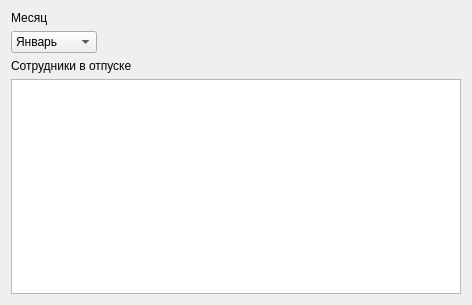
<?xml version="1.0" encoding="UTF-8"?>
<ui version="4.0">
 <class>Report5</class>
 <widget class="QWidget" name="Report5">
  <property name="geometry">
   <rect>
    <x>0</x>
    <y>0</y>
    <width>472</width>
    <height>305</height>
   </rect>
  </property>
  <property name="windowTitle">
   <string>Сотрудники в отпуске</string>
  </property>
  <layout class="QFormLayout" name="formLayout">
   <item row="0" column="0">
    <widget class="QLabel" name="label_2">
     <property name="text">
      <string>Месяц</string>
     </property>
    </widget>
   </item>
   <item row="2" column="0">
    <widget class="QLabel" name="label">
     <property name="text">
      <string>Сотрудники в отпуске</string>
     </property>
    </widget>
   </item>
   <item row="1" column="0">
    <widget class="QComboBox" name="mounth">
     <item>
      <property name="text">
       <string>Январь</string>
      </property>
     </item>
     <item>
      <property name="text">
       <string>Февраль</string>
      </property>
     </item>
     <item>
      <property name="text">
       <string>Март</string>
      </property>
     </item>
     <item>
      <property name="text">
       <string>Апрель</string>
      </property>
     </item>
     <item>
      <property name="text">
       <string>Май</string>
      </property>
     </item>
     <item>
      <property name="text">
       <string>Июнь </string>
      </property>
     </item>
     <item>
      <property name="text">
       <string>Июль</string>
      </property>
     </item>
     <item>
      <property name="text">
       <string>Август</string>
      </property>
     </item>
     <item>
      <property name="text">
       <string>Сентябрь</string>
      </property>
     </item>
     <item>
      <property name="text">
       <string>Октябрь</string>
      </property>
     </item>
     <item>
      <property name="text">
       <string>Ноябрь</string>
      </property>
     </item>
     <item>
      <property name="text">
       <string>Декабрь</string>
      </property>
     </item>
    </widget>
   </item>
   <item row="3" column="0" colspan="2">
    <widget class="QListView" name="employees"/>
   </item>
  </layout>
 </widget>
 <resources/>
 <connections/>
</ui>
